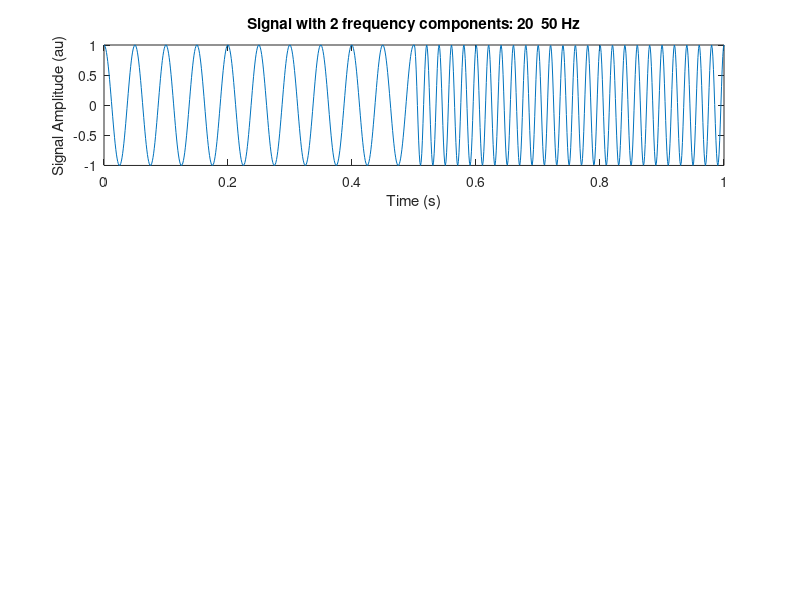

Reproduce this figure in MATLAB. (Note: this script raises an error after producing the figure.)
h=figure('NumberTitle','off','Name','STFT Time-Frequency Trade-off');
%% Create a signal composed of a few sinusoids
freqs = [ 20, 50]; % in hertz
signalLength = 0.5; % in seconds
Fs  = 1000; % in hertz
t = linspace(0,signalLength,signalLength*Fs);

signal = [];
for i=1:numel(freqs)
    signal = [signal,cos(2*pi*freqs(i)*t)];
end

time = linspace(0,numel(freqs)*signalLength,numel(freqs)*signalLength*Fs);
subplot(3,2,[1 2],'Parent',h);
plot(time,signal);
xlabel('Time (s)')
ylabel('Signal Amplitude (au)')
title(['Signal with '  num2str(numel(freqs)) ' frequency components: ' num2str(freqs) ' Hz']);

%% Demonstrate the frequency-time tradeoff by using variable sized windows
windowSizes = [0.03 0.375]*Fs;
NFFT = 2048;
NOVERLAP = 0;
for i=1:numel(windowSizes)
    [S{i},F{i},T{i}]=spectrogram(signal,windowSizes(i),NOVERLAP,NFFT,Fs);
     ax(i) = subplot(3,2,i+2,'Parent',h); 
    imagesc(T{i},F{i},10*log10(abs(S{i}))); view(0,90); axis('tight');
    ylim([0 200]);
     xlabel('Time (s)'); ylabel('Frequency (Hz');
     title(['Window Size: ' num2str(windowSizes(i)/Fs) ' sec'])
end

%% Continuous wavelet transform
figure(2); 
CWTcoeffs = cwt(signal,1:64,'sym2');
imagesc(time,1:64,abs(CWTcoeffs)); 
axis xy;
xlabel('t'); ylabel('Scales');



